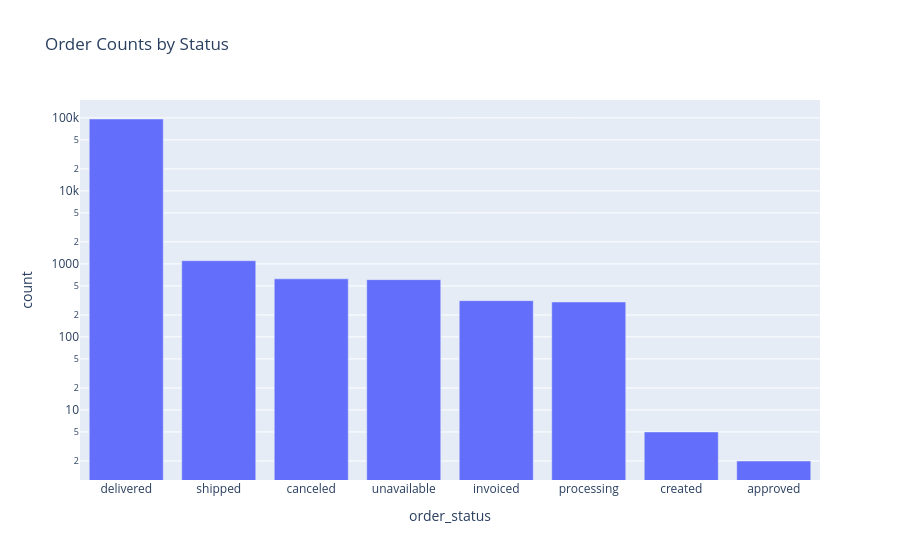

Notebook cell for this chart:
### Code cell
# order status breakdown

status_counts = ord_table['order_status'].value_counts().reset_index()
status_chart = px.bar(status_counts.sort_values('count', ascending=False),
                     x='order_status',
                     y='count',
                     title='Order Counts by Status')
status_chart.update_yaxes(type='log') # adding log scale for better visibility 
status_chart.show()

### Figure 1 — Plotly figure (JSON) as saved in the notebook; plotly's stock layout.template omitted (floating-point values rounded to 4 significant figures)
{"data": [{"alignmentgroup": "True", "hovertemplate": "order_status=%{x}<br>count=%{y}<extra></extra>", "legendgroup": "", "marker": {"color": "#636efa", "pattern": {"shape": ""}}, "name": "", "offsetgroup": "", "orientation": "v", "showlegend": false, "textposition": "auto", "type": "bar", "x": ["delivered", "shipped", "canceled", "unavailable", "invoiced", "processing", "created", "approved"], "xaxis": "x", "y": [96478, 1107, 625, 609, 314, 301, 5, 2], "yaxis": "y"}], "layout": {"barmode": "relative", "legend": {"tracegroupgap": 0}, "title": {"text": "Order Counts by Status"}, "xaxis": {"anchor": "y", "domain": [0, 1], "title": {"text": "order_status"}}, "yaxis": {"anchor": "x", "domain": [0, 1], "title": {"text": "count"}, "type": "log"}}}
